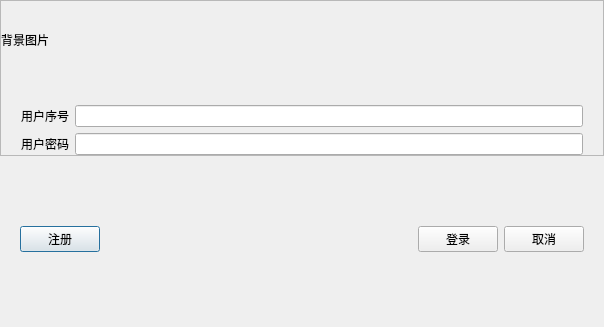
<?xml version="1.0" encoding="UTF-8"?>
<ui version="4.0">
 <class>LoginDialog</class>
 <widget class="QDialog" name="LoginDialog">
  <property name="geometry">
   <rect>
    <x>0</x>
    <y>0</y>
    <width>604</width>
    <height>327</height>
   </rect>
  </property>
  <property name="windowTitle">
   <string>Dialog</string>
  </property>
  <layout class="QVBoxLayout" name="verticalLayout">
   <property name="leftMargin">
    <number>0</number>
   </property>
   <property name="topMargin">
    <number>0</number>
   </property>
   <property name="rightMargin">
    <number>0</number>
   </property>
   <property name="bottomMargin">
    <number>10</number>
   </property>
   <item>
    <widget class="QFrame" name="frame">
     <property name="frameShape">
      <enum>QFrame::StyledPanel</enum>
     </property>
     <property name="frameShadow">
      <enum>QFrame::Raised</enum>
     </property>
     <layout class="QVBoxLayout" name="verticalLayout_2">
      <property name="leftMargin">
       <number>0</number>
      </property>
      <property name="topMargin">
       <number>0</number>
      </property>
      <property name="rightMargin">
       <number>0</number>
      </property>
      <property name="bottomMargin">
       <number>0</number>
      </property>
      <item>
       <widget class="QLabel" name="label_bg">
        <property name="text">
         <string>背景图片</string>
        </property>
       </widget>
      </item>
      <item>
       <layout class="QHBoxLayout" name="horizontalLayout_2">
        <property name="leftMargin">
         <number>20</number>
        </property>
        <property name="topMargin">
         <number>20</number>
        </property>
        <property name="rightMargin">
         <number>20</number>
        </property>
        <item>
         <widget class="QLabel" name="label">
          <property name="text">
           <string>用户序号</string>
          </property>
         </widget>
        </item>
        <item>
         <widget class="QLineEdit" name="lineEdit_userid">
          <property name="text">
           <string/>
          </property>
         </widget>
        </item>
       </layout>
      </item>
      <item>
       <layout class="QHBoxLayout" name="horizontalLayout_3">
        <property name="leftMargin">
         <number>20</number>
        </property>
        <property name="rightMargin">
         <number>20</number>
        </property>
        <item>
         <widget class="QLabel" name="label_2">
          <property name="text">
           <string>用户密码</string>
          </property>
         </widget>
        </item>
        <item>
         <widget class="QLineEdit" name="lineEdit_pwd">
          <property name="cursor">
           <cursorShape>IBeamCursor</cursorShape>
          </property>
          <property name="text">
           <string/>
          </property>
          <property name="echoMode">
           <enum>QLineEdit::Password</enum>
          </property>
         </widget>
        </item>
       </layout>
      </item>
     </layout>
    </widget>
   </item>
   <item>
    <widget class="QWidget" name="widget" native="true">
     <layout class="QHBoxLayout" name="horizontalLayout">
      <property name="leftMargin">
       <number>20</number>
      </property>
      <property name="rightMargin">
       <number>20</number>
      </property>
      <item>
       <widget class="QPushButton" name="pushButton_3">
        <property name="text">
         <string>注册</string>
        </property>
       </widget>
      </item>
      <item>
       <spacer name="horizontalSpacer">
        <property name="orientation">
         <enum>Qt::Horizontal</enum>
        </property>
        <property name="sizeHint" stdset="0">
         <size>
          <width>40</width>
          <height>20</height>
         </size>
        </property>
       </spacer>
      </item>
      <item>
       <widget class="QPushButton" name="pushButton">
        <property name="text">
         <string>登录</string>
        </property>
       </widget>
      </item>
      <item>
       <widget class="QPushButton" name="pushButton_2">
        <property name="text">
         <string>取消</string>
        </property>
       </widget>
      </item>
     </layout>
    </widget>
   </item>
  </layout>
 </widget>
 <resources/>
 <connections/>
</ui>
